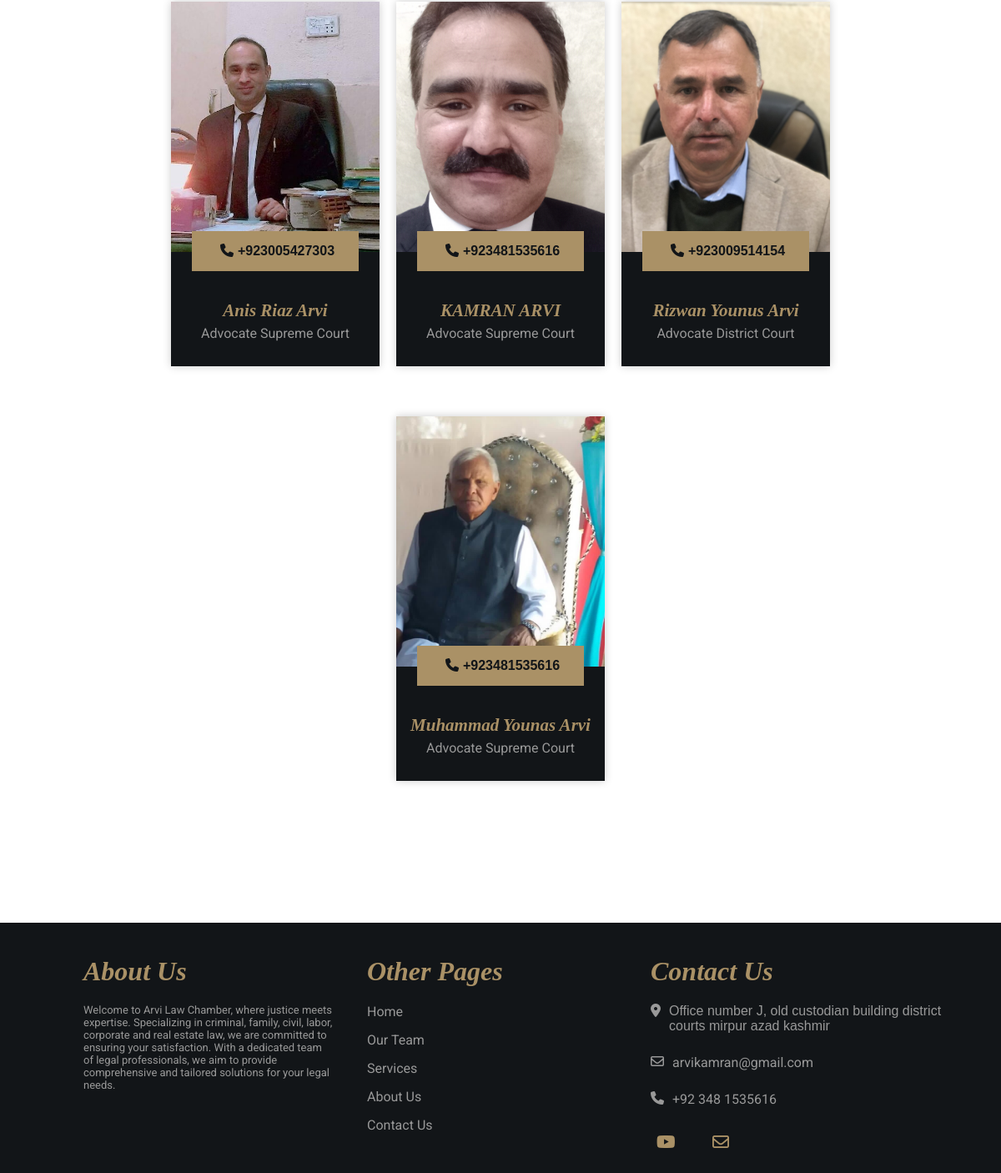
Before: /team/ (lower part) with the older database file.
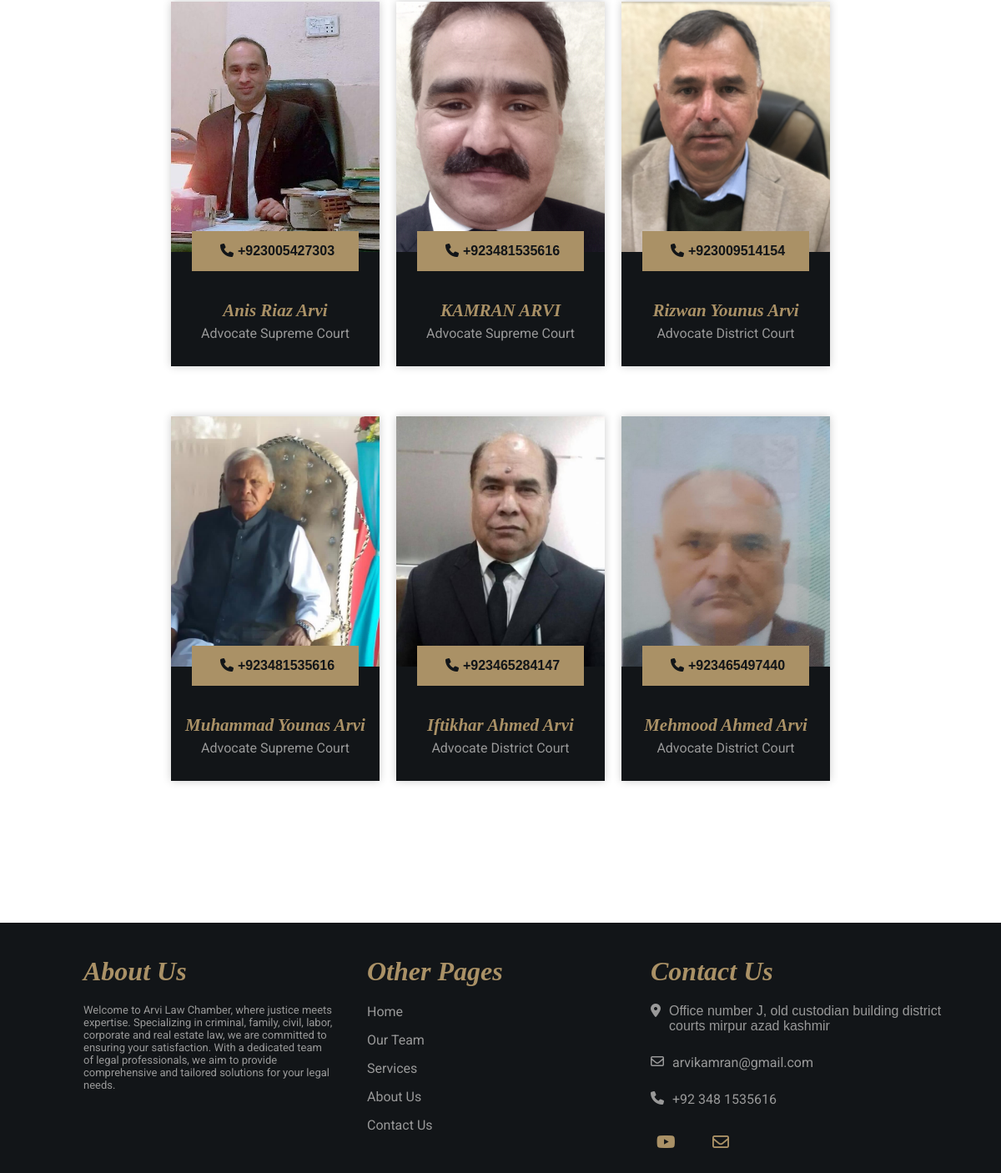
After: the same page with the newer database file.
### home/models.py (models this page shows, shortened)
class Lawyer(models.Model):
    name = models.CharField(max_length=100, null=True)
    picture = models.ImageField(upload_to='profile-picture/', null=True, blank=True)
    phoneno = models.CharField(max_length=13, null=True)
    education = models.CharField(max_length=100, null=True)
    experience = models.CharField(max_length=50, null=True)
    designation = models.CharField(max_length=50, null=True)
    expertise = models.CharField(max_length=100, null=True)

### home/views.py (the view)
# urls.py: path('team/', views.team, name='team'),
def team(request):
    lawyer = Lawyer.objects.all()
    context = {'lawyer':lawyer}
    return render(request, 'home/team.html', context)

### home/templates/home/team.html (shortened to what this page needs)
{% extends "home/main.html" %}
{% load static %}
{% block content %}
<link rel="stylesheet" href="https://cdnjs.cloudflare.com/ajax/libs/font-awesome/6.4.2/css/all.min.css" />
<link rel="stylesheet" href="{% static "/css/team.css" %}">
<div class="teamcontainer">
    <div class="teamcontbottom">
        <div class="bottomteammember">
            <div class="teammembercontainer">
                {% for i in lawyer %}
                    <div class="teammembercont">
                        <div class="membercontpic">
                            <a href="{% url "lawyer" pk_test=i.id %}">
                                <img src="{{i.picture.url}}" alt="" class="memberpic">
                            </a>
                        </div>
                        <div class="membercontbottom">
                            <div class="memberbottomnum">
                                <i class="teamnumber fa-solid fa-phone"></i>
                                <a class="teamnumber" href="tel:+{{i.phoneno}}">+{{i.phoneno}}</a>
                            </div>
                            <div class="memberbottomname">
                                <a href="{% url "lawyer" pk_test=i.id %}">{{i.name}}</a>
                            </div>
                            <div class="memberbottomdesign">
                                <p>{{i.designation}} </p>
                            </div>
                        </div>
                    </div>
                {% endfor %}
            </div>
        </div>
    </div>
</div>
{% endblock content %}

Changed rows visible on the page:
added Lawyer: picture (picture), phoneno "923465284147", name "Iftikhar Ahmed Arvi", designation "Advocate District Court"
added Lawyer: picture (picture), phoneno "923465497440", name "Mehmood Ahmed Arvi", designation "Advocate District Court"
